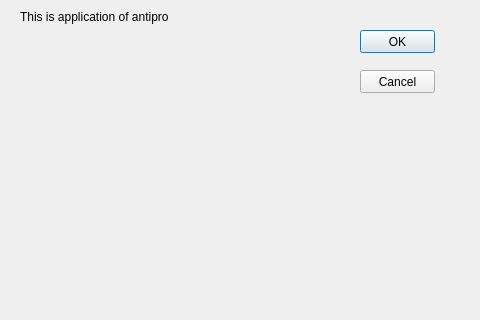
<?xml version="1.0" encoding="UTF-8"?>
<ui version="4.0">
 <class>About</class>
 <widget class="QDialog" name="About">
  <property name="geometry">
   <rect>
    <x>0</x>
    <y>0</y>
    <width>480</width>
    <height>320</height>
   </rect>
  </property>
  <property name="windowTitle">
   <string>About</string>
  </property>
  <widget class="QLabel" name="label">
   <property name="geometry">
    <rect>
     <x>20</x>
     <y>10</y>
     <width>331</width>
     <height>301</height>
    </rect>
   </property>
   <property name="text">
    <string>This is application of antipro</string>
   </property>
   <property name="alignment">
    <set>Qt::AlignLeading|Qt::AlignLeft|Qt::AlignTop</set>
   </property>
   <property name="margin">
    <number>20</number>
   </property>
  </widget>
  <widget class="QPushButton" name="btnOK">
   <property name="geometry">
    <rect>
     <x>360</x>
     <y>30</y>
     <width>75</width>
     <height>23</height>
    </rect>
   </property>
   <property name="text">
    <string>OK</string>
   </property>
  </widget>
  <widget class="QPushButton" name="btnCancel">
   <property name="geometry">
    <rect>
     <x>360</x>
     <y>70</y>
     <width>75</width>
     <height>23</height>
    </rect>
   </property>
   <property name="text">
    <string>Cancel</string>
   </property>
  </widget>
 </widget>
 <resources/>
 <connections>
  <connection>
   <sender>btnOK</sender>
   <signal>clicked()</signal>
   <receiver>About</receiver>
   <slot>accept()</slot>
   <hints>
    <hint type="sourcelabel">
     <x>397</x>
     <y>41</y>
    </hint>
    <hint type="destinationlabel">
     <x>239</x>
     <y>159</y>
    </hint>
   </hints>
  </connection>
  <connection>
   <sender>btnCancel</sender>
   <signal>clicked()</signal>
   <receiver>About</receiver>
   <slot>reject()</slot>
   <hints>
    <hint type="sourcelabel">
     <x>397</x>
     <y>81</y>
    </hint>
    <hint type="destinationlabel">
     <x>239</x>
     <y>159</y>
    </hint>
   </hints>
  </connection>
 </connections>
</ui>
